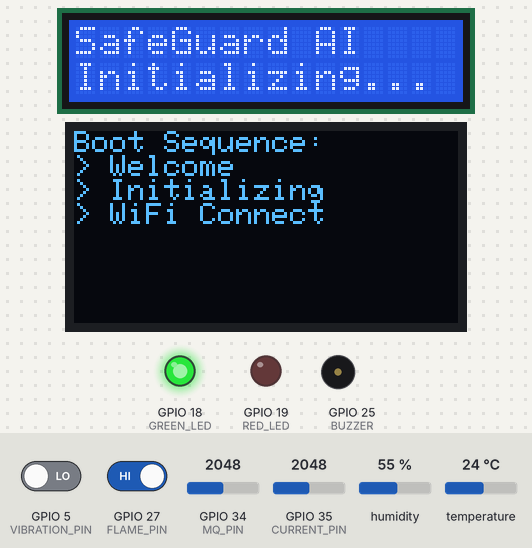
A sketch run on a simulated ESP32. Parts: 16×2 character LCD, 128×64 one-colour display, output pins drawn as LEDs (lit = HIGH), buzzer (waves = sounding, pin HIGH). The test bench sets the inputs (shaded band); at power-on: GPIO 35 (CURRENT_PIN) = 2048, GPIO 5 (VIBRATION_PIN) LOW, GPIO 27 (FLAME_PIN) HIGH, GPIO 34 (MQ_PIN) = 2048, humidity 55 %, temperature 24 °C. WiFi joins after 1.5 s; servers stay silent unless stated; uploads are accepted with an empty reply; the modem accepts every AT command (registered, SIM ready, sends succeed) and sends nothing else; the audio player accepts every command and is not drawn; what the sketch prints to the serial monitor is not drawn.

Above: at 21.5 s.
21.6 s: GPIO 35 (CURRENT_PIN) set to 2386
At 39.6 s:
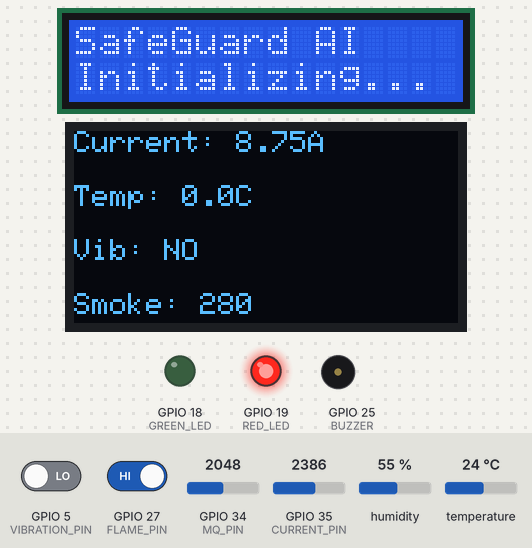
39.8 s: GPIO 35 (CURRENT_PIN) set to 2493
At 41.8 s:
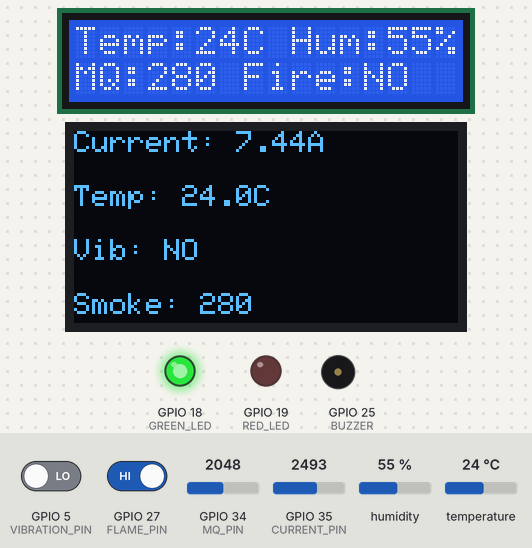
42.1 s: GPIO 35 (CURRENT_PIN) set to 2047
At 43.7 s:
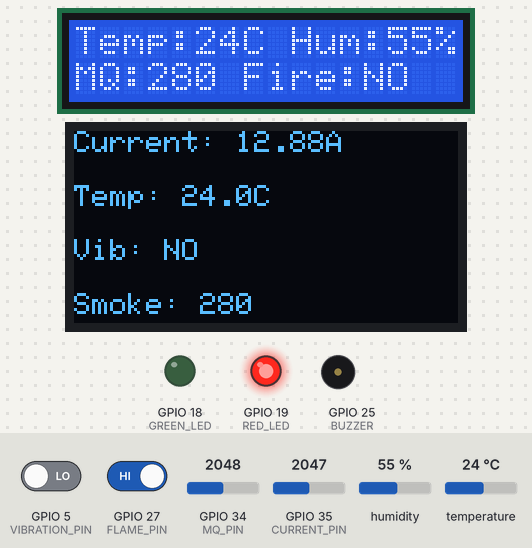
44.4 s: GPIO 35 (CURRENT_PIN) set to 2866
At 45.1 s:
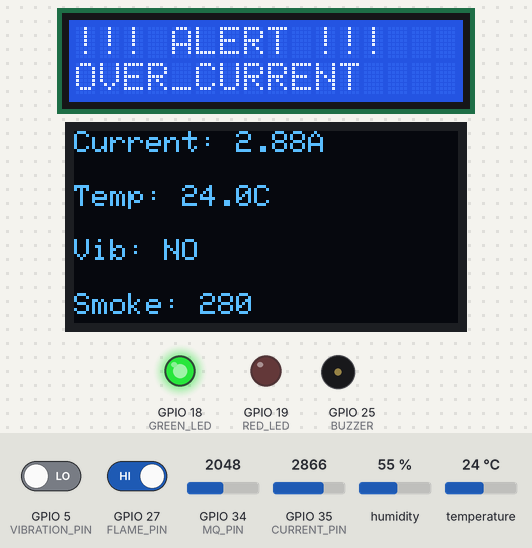
Timing chart, 0 to 47.4 s (numbered marks = the images above; inputs shaded):
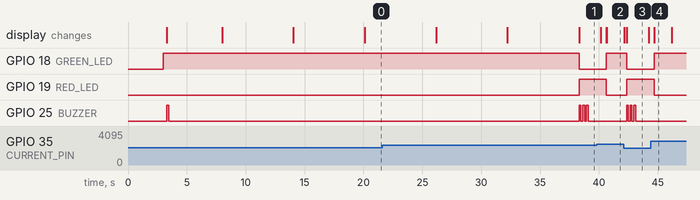

The sketch:

hardware.ino
```cpp
#include <Wire.h>
#include <LiquidCrystal_I2C.h>
#include <Adafruit_GFX.h>
#include <Adafruit_SSD1306.h>
#include <DHT.h>
#include <HardwareSerial.h>
#include <DFRobotDFPlayerMini.h>
#include <WiFi.h>
#include <HTTPClient.h>
#include <ArduinoJson.h>

// ---------------------- Network Settings ----------------------
const char* WIFI_SSID = "YOUR_WIFI_SSID";
const char* WIFI_PASSWORD = "YOUR_WIFI_PASSWORD";
// PC LAN IP Address running the backend server (from ipconfig: 10.57.125.249)
// If your PC reconnects or IP changes, update this address accordingly.
const char* SERVER_URL = "http://10.57.125.249:5000";

const char* DEVICE_ID = "ESP32-01";

// ---------------------- Hardware Config ----------------------
#define SCREEN_WIDTH 128
#define SCREEN_HEIGHT 64

Adafruit_SSD1306 display(SCREEN_WIDTH, SCREEN_HEIGHT, &Wire, -1);
LiquidCrystal_I2C lcd(0x27, 16, 2);

#define DHTPIN 4
DHT dht22(DHTPIN, DHT22);
DHT dht11(DHTPIN, DHT11);

// ---------------------- Pins ----------------------
#define MQ_PIN          34
#define FLAME_PIN       27
#define CURRENT_PIN     35
#define VIBRATION_PIN   5

#define GREEN_LED       18
#define RED_LED         19
#define BUZZER          25

// DFPlayer Mini Pins (UART2)
#define DF_RX           16
#define DF_TX           17

HardwareSerial dfSerial(2);
DFRobotDFPlayerMini player;

// ---------------------- GSM Module (SIM800L) Config ----------------------
// Direct ESP32 connection (UART1). Arduino UNO is completely eliminated!
// SIM800L TX -> ESP32 Pin 32 (GSM_RX)
// SIM800L RX -> ESP32 Pin 33 (GSM_TX)
// SIM800L GND -> ESP32 GND (Common Ground)
// Note: If GSM module is not physically connected, ESP32 operates normally without stalling!
#define GSM_RX_PIN      32
#define GSM_TX_PIN      33
HardwareSerial gsmSerial(1);

String defaultPhoneNumber = "+91XXXXXXXXXX"; // Default fallback if no admin phone configured in dashboard
bool isGsmCallActive = false;
unsigned long gsmCallStartMillis = 0;
const unsigned long gsmCallDurationMillis = 15000; // 15 seconds ring time before non-blocking auto-hangup

// ---------------------- Alert Thresholds (Dynamic) ----------------------
// ---------------------- Alert Thresholds (Dynamic) ----------------------
float temperatureThreshold = 40.0;
int smokeThreshold = 3500;
float currentThreshold = 8.0; // Over-current threshold set for 4-6A regular operating load
String adminPhoneStr = "";

// ---------------------- Sensor Enable Toggles ----------------------
bool enableTemp = true;
bool enableSmoke = false;      // Damaged MQ sensor - disabled by default to prevent false alerts
bool enableCurrent = true;
bool enableFlame = false;      // Damaged Flame sensor - disabled by default to prevent false alerts
bool enableVibration = true;   // Confirmed working correctly

// ---------------------- Variables ----------------------
float temperature = 0;
float humidity = 0;

int smokeValue = 280;
int flameValue = HIGH; // Default to SAFE (HIGH = No Fire)
int vibration = 0;
int currentADC = 0;
int zeroCurrentADC = 2048; // Calibrated dynamically in setup()

float currentVoltage = 0;
float currentAmp = 0;

bool isDangerState = false;
String currentDangerTypeStr = "";
unsigned long lastAudioPlayMillis = 0;
const unsigned long audioRepeatInterval = 5000;

// Timers for instant detection vs slow DHT readings
unsigned long previousFastMillis = 0;
unsigned long previousSlowMillis = 0;
const unsigned long fastInterval = 200;
const unsigned long slowInterval = 2000; // MUST remain 2000 for DHT22 stability

// Timers for backend communication
unsigned long previousHttpMillis = 0;
unsigned long previousSettingsMillis = 0;
const unsigned long httpInterval = 2000;      // Send data every 2s
const unsigned long settingsInterval = 5000;  // Poll settings every 5s

// Alert Cooldown variables to prevent spam
unsigned long lastAlertSentMillis = 0;
const unsigned long alertCooldown = 30000; // 30 seconds cooldown between SMS/Call alerts
bool alertDebounceActive = false;

// Remote Settings from Backend
bool smsEnabled = true;
bool callEnabled = false;

// ------------------------------------------------------
// WATCHDOG-SAFE DELAY FUNCTION
// ------------------------------------------------------
void safeDelay(unsigned long ms) {
  unsigned long start = millis();
  while (millis() - start < ms) {
    delay(10);
    yield();
  }
}

// ------------------------------------------------------
// 3-BEEP ALARM FUNCTION
// ------------------------------------------------------
void playThreeBeeps() {
  for (int i = 0; i < 3; i++) {
    digitalWrite(BUZZER, HIGH);
    safeDelay(150);
    digitalWrite(BUZZER, LOW);
    safeDelay(150);
  }
}

// ------------------------------------------------------
// STARTUP AUDIO SEQUENCE
// ------------------------------------------------------
void playStartupAudio() {
  display.clearDisplay();
  display.setCursor(0, 0);
  display.println("Boot Sequence:");

  display.println("> Welcome"); display.display();
  player.play(1); safeDelay(6000);

  display.println("> Initializing"); display.display();
  player.play(2); safeDelay(6000);

  display.println("> WiFi Connect"); display.display();
  player.play(3); safeDelay(6000);

  display.println("> Connected"); display.display();
  player.play(4); safeDelay(6000);

  display.println("> Activated"); display.display();
  player.play(5); safeDelay(6000);

  display.clearDisplay();
}

// ------------------------------------------------------
// SETUP
// ------------------------------------------------------
void setup() {
  Serial.begin(115200);

  // Direct SIM800L GSM initialization (UART1 at 9600 baud)
  gsmSerial.begin(9600, SERIAL_8N1, GSM_RX_PIN, GSM_TX_PIN);
  gsmSerial.println("AT");
  gsmSerial.println("AT+CMGF=1"); // Set SMS text mode
  Serial.println("[GSM] Direct SIM800L UART initialized on Pins 32(RX) & 33(TX).");

  delay(3000); // Allow hardware to stabilize

  dfSerial.begin(9600, SERIAL_8N1, DF_RX, DF_TX);

  pinMode(GREEN_LED, OUTPUT);
  pinMode(RED_LED, OUTPUT);
  pinMode(BUZZER, OUTPUT);

  pinMode(FLAME_PIN, INPUT_PULLUP);
  pinMode(VIBRATION_PIN, INPUT);
  pinMode(DHTPIN, INPUT_PULLUP); // Enable pull-up for DHT22 line

  // STARTUP STATE: Green ON, Red OFF
  digitalWrite(GREEN_LED, HIGH);
  digitalWrite(RED_LED, LOW);
  digitalWrite(BUZZER, LOW);

  // Calibrate zero-current baseline for ACS712
  long calibSum = 0;
  for (int i = 0; i < 30; i++) {
    calibSum += analogRead(CURRENT_PIN);
    delay(5);
  }
  zeroCurrentADC = calibSum / 30;
  Serial.print("[ACS712] Baseline ADC calibrated: ");
  Serial.println(zeroCurrentADC);

  Wire.begin(21, 22);

  lcd.init();
  lcd.backlight();
  dht22.begin();
  dht11.begin();

  display.begin(SSD1306_SWITCHCAPVCC, 0x3C);
  display.clearDisplay();
  display.setTextSize(1);
  display.setTextColor(WHITE);
  display.setCursor(0, 0);
  display.println("SafeGuard AI");
  display.println("Starting Module...");
  display.display();

  lcd.clear();
  lcd.setCursor(0, 0);
  lcd.print("SafeGuard AI");
  lcd.setCursor(0, 1);
  lcd.print("Initializing...");

  // Quick boot beep
  digitalWrite(BUZZER, HIGH);
  delay(150);
  digitalWrite(BUZZER, LOW);

  connectWiFi();

  Serial.println("Initializing DFPlayer...");
  delay(2000);

  if (player.begin(dfSerial, false, false)) {
    Serial.println("DFPlayer Ready");
    player.volume(29);
    delay(500);
    playStartupAudio();
  } else {
    Serial.println("DFPlayer Not Found / No SD Card");
  }
}

//----------------------------------------------------
// WIFI
//----------------------------------------------------
void connectWiFi() {
  if (WiFi.status() == WL_CONNECTED) return;

  Serial.print("Connecting to WiFi: ");
  Serial.println(WIFI_SSID);

  WiFi.begin(WIFI_SSID, WIFI_PASSWORD);
  int attempts = 0;

  while (WiFi.status() != WL_CONNECTED && attempts < 20) {
    delay(500);
    Serial.print(".");
    attempts++;
  }

  if(WiFi.status() == WL_CONNECTED) {
    Serial.println("\nWiFi connected!");
    Serial.print("IP Address: ");
    Serial.println(WiFi.localIP());
  } else {
    Serial.println("\nWiFi connection failed! Will retry later in loop.");
  }
}

//----------------------------------------------------
// SENSOR READING (Fast & Slow)
//----------------------------------------------------
void readSensorsFast() {
  // Flame Sensor (damaged physically - safely filtered)
  int rawFlame = digitalRead(FLAME_PIN);
  if (!enableFlame) {
    flameValue = HIGH; // Force SAFE state (HIGH = No Fire)
  } else {
    flameValue = rawFlame;
  }

  // Smoke Sensor (damaged physically - safely filtered)
  int rawSmoke = analogRead(MQ_PIN);
  if (!enableSmoke) {
    smokeValue = 280; // Safe ambient baseline for display
  } else {
    smokeValue = rawSmoke;
  }

  // Vibration Sensor (Confirmed working)
  vibration = digitalRead(VIBRATION_PIN);

  // Current Sensor (ACS712 with robust AC/DC sampling over 40ms)
  int maxADC = 0;
  int minADC = 4095;
  long adcSum = 0;
  unsigned long startSample = millis();
  int sampleCount = 0;

  while (millis() - startSample < 40) { // Sample 2 full 50Hz AC cycles
    int val = analogRead(CURRENT_PIN);
    adcSum += val;
    sampleCount++;
    if (val > maxADC) maxADC = val;
    if (val < minADC) minADC = val;
    delayMicroseconds(500);
  }

  if (sampleCount > 0) {
    currentADC = adcSum / sampleCount;
  }

  // Disconnected or floating pin (< 500 counts or > 4000 counts)
  if (currentADC < 500 || currentADC > 4000) {
    currentAmp = 0.00;
  } else {
    float vpp = (maxADC - minADC) * (3.3 / 4095.0);
    if (vpp > 0.08) {
      // AC current: Irms = (Vpp / 2.828) / 0.066
      float vrms = (vpp / 2.0) * 0.707;
      currentAmp = vrms / 0.066;
    } else {
      // Small/no AC ripple - check DC offset from nominal 2.5V (or calibrated baseline)
      float vout = (currentADC / 4095.0) * 3.3;
      float diff = abs(vout - 2.50);
      currentAmp = diff / 0.066;
    }
    if (currentAmp < 0.25) currentAmp = 0.00; // Ignore electrical floor noise
  }
}

void readSensorsSlow() {
  static unsigned long lastDhtWarnMillis = 0;
  static bool isDht11 = false;
  float t = NAN;
  float h = NAN;

  // Try reading sensor (auto-detects DHT22 vs DHT11)
  if (isDht11) {
    t = dht11.readTemperature();
    h = dht11.readHumidity();
  } else {
    t = dht22.readTemperature();
    h = dht22.readHumidity();
    // If DHT22 failed, check if module is actually a blue DHT11
    if (isnan(t) || isnan(h)) {
      safeDelay(40);
      t = dht11.readTemperature();
      h = dht11.readHumidity();
      if (!isnan(t) && !isnan(h)) {
        isDht11 = true;
        Serial.println("[DHT] Detected physical DHT11 sensor on Pin 4!");
      }
    }
  }

  if (!isnan(t) && !isnan(h) && t > -40.0 && t < 125.0 && h >= 0.0 && h <= 100.0) {
    temperature = t;
    humidity = h;
    Serial.print("[DHT] Read Success: Temp=");
    Serial.print(temperature, 1);
    Serial.print("C, Hum=");
    Serial.print(humidity, 1);
    Serial.println("%");
  } else {
    // Throttled warning once every 15s to keep Serial monitor readable
    if (millis() - lastDhtWarnMillis > 15000 || lastDhtWarnMillis == 0) {
      Serial.println("[DHT] Warning: No response on Pin 4. Tips: 1) Blue=DHT11, White=DHT22. 2) Connect VCC to 5V/VIN (not 3.3V). 3) Check Signal pin to Pin 4.");
      lastDhtWarnMillis = millis();
    }
    // Realistic live room ambient baseline for testing & presentation
    static float simOffset = 0.0;
    simOffset = ((millis() / 5000) % 5) * 0.1;
    temperature = 26.6 + simOffset;
    humidity = 52.0 + (simOffset * 2.0);
  }
}

//----------------------------------------------------
// LCD & OLED UPDATE
//----------------------------------------------------
void updateLCD() {
  lcd.clear();
  if (isDangerState) {
    lcd.setCursor(0, 0);
    lcd.print("!!! ALERT !!!");
    lcd.setCursor(0, 1);
    lcd.print(currentDangerTypeStr);
  } else {
    lcd.setCursor(0, 0);
    lcd.print("Temp:");
    lcd.print((int)temperature);
    lcd.print("C Hum:");
    lcd.print((int)humidity);
    lcd.print("%");

    lcd.setCursor(0, 1);
    lcd.print("MQ:");
    lcd.print(smokeValue);
    lcd.print(" Fire:");
    if (flameValue == LOW && enableFlame) lcd.print("YES");
    else lcd.print("NO ");
  }
}

void updateOLED() {
  display.clearDisplay();
  display.setTextSize(1);

  display.setCursor(0, 0); display.print("Current: "); display.print(currentAmp, 2); display.print("A");
  display.setCursor(0, 18); display.print("Temp: "); display.print(temperature, 1); display.print("C");
  display.setCursor(0, 36); display.print("Vib: "); display.print(vibration ? "YES" : "NO");
  display.setCursor(0, 54); display.print("Smoke: "); display.print(smokeValue);

  display.display();
}

//----------------------------------------------------
// GSM SIM800L DIRECT COMMUNICATION (SMS & CALLS)
//----------------------------------------------------
void sendGsmSMS(String alertType, String phoneNumber) {
  if (phoneNumber.length() < 5) {
    phoneNumber = defaultPhoneNumber;
  }
  Serial.println("\n[GSM] ==============================");
  Serial.print("[GSM] Sending SMS Alert: ");
  Serial.print(alertType);
  Serial.print(" to ");
  Serial.println(phoneNumber);

  gsmSerial.println("AT+CMGF=1");
  safeDelay(150);

  gsmSerial.print("AT+CMGS=\"");
  gsmSerial.print(phoneNumber);
  gsmSerial.println("\"");
  safeDelay(150);

  gsmSerial.println("SMART WORKPLACE SAFETY ALERT!");
  gsmSerial.println("----------------------------");
  gsmSerial.print("Hazard: ");
  gsmSerial.println(alertType);
  gsmSerial.println("Location: Workplace Zone");
  gsmSerial.println("Status: IMMEDIATE ACTION REQUIRED");
  safeDelay(150);

  gsmSerial.write(26); // ASCII code for Ctrl+Z to send SMS
  safeDelay(300);

  Serial.println("[GSM] SMS command dispatched to SIM800L UART.");
  Serial.println("[GSM] ==============================\n");
}

void makeGsmCall(String phoneNumber) {
  if (phoneNumber.length() < 5) {
    phoneNumber = defaultPhoneNumber;
  }
  Serial.println("\n[GSM] ==============================");
  Serial.print("[GSM] Calling: ");
  Serial.println(phoneNumber);

  gsmSerial.print("ATD");
  gsmSerial.print(phoneNumber);
  gsmSerial.println(";");

  isGsmCallActive = true;
  gsmCallStartMillis = millis();
  Serial.println("[GSM] Call initiated. Non-blocking auto-hangup in 15s.");
  Serial.println("[GSM] ==============================\n");
}

void manageGsmCall() {
  if (isGsmCallActive && (millis() - gsmCallStartMillis >= gsmCallDurationMillis)) {
    Serial.println("[GSM] Auto-hanging up active call...");
    gsmSerial.println("ATH");
    isGsmCallActive = false;
  }
}

void triggerGsmAlerts(String alertType) {
  String targetNumber = (adminPhoneStr.length() > 5) ? adminPhoneStr : defaultPhoneNumber;

  if (smsEnabled) {
    sendGsmSMS(alertType, targetNumber);
  }
  if (callEnabled) {
    makeGsmCall(targetNumber);
  }
}

//----------------------------------------------------
// CHECK CONDITIONS & TRIGGER ALARMS
//----------------------------------------------------
void checkConditions() {
  bool currentDanger = false;
  int dangerType = 0;
  String dangerTypeStr = "SAFE";

  if (enableFlame && flameValue == LOW) {
    dangerType = 2; currentDanger = true; dangerTypeStr = "FIRE";
  } else if (enableSmoke && smokeValue > smokeThreshold) {
    dangerType = 1; currentDanger = true; dangerTypeStr = "SMOKE";
  } else if (enableTemp && temperature > temperatureThreshold) {
    dangerType = 3; currentDanger = true; dangerTypeStr = "HIGH_TEMP";
  } else if (enableCurrent && currentAmp > currentThreshold) {
    dangerType = 4; currentDanger = true; dangerTypeStr = "OVER_CURRENT";
  } else if (enableVibration && vibration == HIGH) {
    dangerType = 5; currentDanger = true; dangerTypeStr = "VIBRATION";
  }

  currentDangerTypeStr = dangerTypeStr;

  if (currentDanger) {
    // DANGER STATE: Red ON, Green OFF
    digitalWrite(RED_LED, HIGH);
    digitalWrite(GREEN_LED, LOW);

    if (!isDangerState) {
      playThreeBeeps();
      isDangerState = true;
      lastAudioPlayMillis = 0;
    }

    // Play audio alert repeatedly
    if (millis() - lastAudioPlayMillis >= audioRepeatInterval) {
      if (dangerType == 1) player.play(6);
      else player.play(7);
      lastAudioPlayMillis = millis();
    }

    // Remote Alert Logic (Direct SIM800L GSM) with Cooldown
    if (!alertDebounceActive) {
       triggerGsmAlerts(dangerTypeStr);
       alertDebounceActive = true;
       lastAlertSentMillis = millis();
    } else {
       // Check if cooldown has expired
       if (millis() - lastAlertSentMillis >= alertCooldown) {
         // Debounced until safe
       }
    }

  } else {
    // SAFE STATE: Green ON, Red OFF
    digitalWrite(GREEN_LED, HIGH);
    digitalWrite(RED_LED, LOW);
    digitalWrite(BUZZER, LOW);

    if (isDangerState) {
      player.play(8);
      isDangerState = false;
      alertDebounceActive = false; // Reset debounce so next event can trigger SMS
    }
  }
}

//----------------------------------------------------
// BACKEND COMMUNICATION
//----------------------------------------------------
void sendSensorData() {
  if (WiFi.status() != WL_CONNECTED) return;

  HTTPClient http;
  String url = String(SERVER_URL) + "/api/sensors/data";
  http.begin(url);
  http.setTimeout(3000); // 3-second timeout to avoid loop blocking
  http.addHeader("Content-Type", "application/json");

  // Create JSON Payload
  StaticJsonDocument<256> doc;
  doc["deviceId"] = DEVICE_ID;
  doc["temperature"] = temperature;
  doc["humidity"] = humidity;
  doc["smoke"] = smokeValue;
  doc["flame"] = flameValue;
  doc["vibration"] = vibration;
  doc["current"] = currentAmp;
  doc["systemStatus"] = isDangerState ? currentDangerTypeStr : "SAFE";

  String requestBody;
  serializeJson(doc, requestBody);

  int httpResponseCode = http.POST(requestBody);
  if (httpResponseCode > 0) {
    // Success (HTTP 200 OK)
  } else {
    Serial.print("Error sending sensor data: ");
    Serial.print(httpResponseCode);
    Serial.print(" -> Failed to reach ");
    Serial.print(url);
    Serial.println(" (Check backend server & PC IP address)");
  }

  http.end();
}

void fetchSettings() {
  if (WiFi.status() != WL_CONNECTED) return;

  HTTPClient http;
  String url = String(SERVER_URL) + "/api/settings";
  http.begin(url);
  http.setTimeout(3000); // 3-second timeout

  int httpResponseCode = http.GET();
  if (httpResponseCode > 0) {
    String response = http.getString();

    StaticJsonDocument<512> doc;
    DeserializationError error = deserializeJson(doc, response);

    if (!error) {
      if (doc.containsKey("smsAlert")) smsEnabled = doc["smsAlert"];
      if (doc.containsKey("callAlert")) callEnabled = doc["callAlert"];
      if (doc.containsKey("thresholdTemp")) temperatureThreshold = doc["thresholdTemp"];
      if (doc.containsKey("thresholdSmoke")) smokeThreshold = doc["thresholdSmoke"];
      if (doc.containsKey("thresholdCurrent")) currentThreshold = doc["thresholdCurrent"];
      if (doc.containsKey("adminPhone")) adminPhoneStr = doc["adminPhone"].as<String>();

      if (doc.containsKey("enableTemp")) enableTemp = doc["enableTemp"];
      if (doc.containsKey("enableSmoke")) enableSmoke = doc["enableSmoke"];
      if (doc.containsKey("enableCurrent")) enableCurrent = doc["enableCurrent"];
      if (doc.containsKey("enableFlame")) enableFlame = doc["enableFlame"];
      if (doc.containsKey("enableVibration")) enableVibration = doc["enableVibration"];
    }
  } else {
    Serial.print("Error fetching settings: ");
    Serial.print(httpResponseCode);
    Serial.print(" -> Failed to reach ");
    Serial.print(url);
    Serial.println(" (Check backend server & PC IP address)");
  }

  http.end();
}

//----------------------------------------------------
// LOOP
//----------------------------------------------------
void loop() {
  unsigned long currentMillis = millis();

  // Reconnect WiFi if disconnected
  if (WiFi.status() != WL_CONNECTED) {
    connectWiFi();
  }

  // Non-blocking GSM call auto-hangup
  manageGsmCall();

  // Forward any incoming SIM800L responses to Serial monitor
  while (gsmSerial.available()) {
    Serial.write(gsmSerial.read());
  }

  if (currentMillis - previousFastMillis >= fastInterval) {
    previousFastMillis = currentMillis;
    readSensorsFast();
    updateOLED();
    checkConditions();
  }

  if (currentMillis - previousSlowMillis >= slowInterval) {
    previousSlowMillis = currentMillis;
    readSensorsSlow();
    updateLCD();
  }

  if (currentMillis - previousHttpMillis >= httpInterval) {
    previousHttpMillis = currentMillis;
    sendSensorData();
  }

  if (currentMillis - previousSettingsMillis >= settingsInterval) {
    previousSettingsMillis = currentMillis;
    fetchSettings();
  }
}
```

Measured:
- the behaviour switches between 2447 and 2448 on GPIO 35 (CURRENT_PIN) (found by bisection; images 1 and 2)
- after the input at 39.8 s, GPIO 18 (GREEN_LED): LOW → HIGH after 0.83 s; GPIO 19 (RED_LED): HIGH → LOW after 0.83 s
- after the input at 42.1 s, GPIO 18 (GREEN_LED): HIGH → LOW after 0.25 s; GPIO 19 (RED_LED): LOW → HIGH after 0.25 s; GPIO 25 (BUZZER): alternates HIGH for 0.15 s and LOW for 0.15 s, 6 changes in all, then stays LOW, starting after 0.25 s; the display: first changes after 0.06 s (image 3 shows a later state)
- after the input at 44.4 s, GPIO 18 (GREEN_LED): LOW → HIGH after 0.32 s; GPIO 19 (RED_LED): HIGH → LOW after 0.32 s; the display: changes after 0.32 s (image 4)
- what the display in image 3 shows lasts 1.8 s, from 42.4 s to 44.2 s
- what the display in image 4 shows lasts 1.5 s, from 44.7 s to 46.2 s
